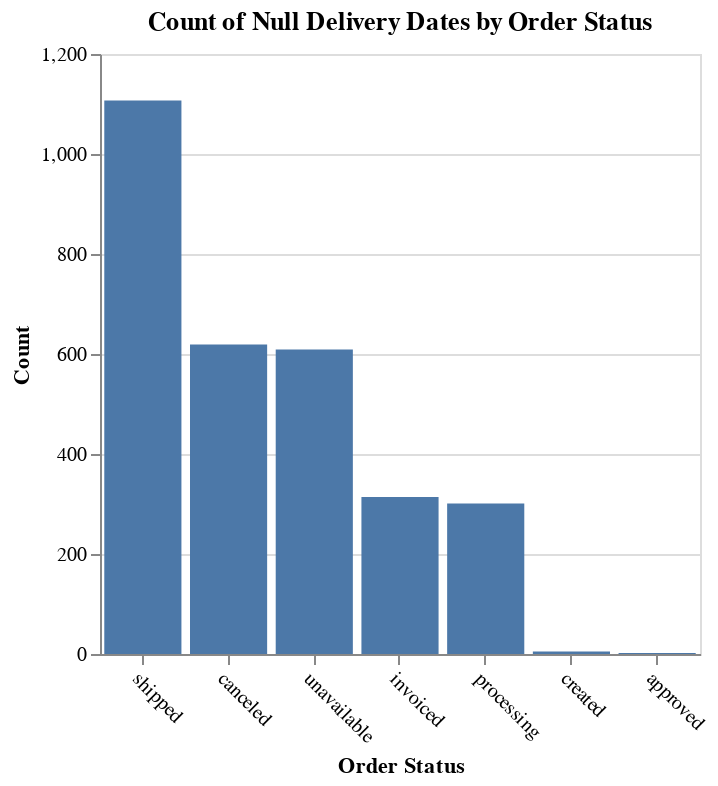

Notebook source saved alongside this figure:
### Code cell
delivered = df_order['order_status'] == 'delivered'
missing_mask = df_order['delivered_customer_date'].isna()

not_delivered = (df_order.loc[missing_mask & ~ delivered]
                    .groupby('order_status')['order_id']
                    .count()
                    .reset_index()
                    .sort_values(by='order_id', ascending=False))
alt.Chart(not_delivered).mark_bar().encode(
        x=alt.X('order_status:N', title='Order Status', sort='-y'),
        y=alt.Y('order_id:Q', title='Count')
    ).properties(width=300, height=300, title='Count of Null Delivery Dates by Order Status').configure_axisX(
        labelAngle=45
    )

### Figure 1 — Vega-Lite specification as saved in the notebook (floating-point values rounded to 4 significant figures)
{"config": {"view": {"continuousWidth": 300, "continuousHeight": 300}, "axisX": {"labelAngle": 45}}, "data": {"name": "data-4e7cf6a82cde3dbc513d167bacb826e6"}, "mark": {"type": "bar"}, "encoding": {"x": {"field": "order_status", "sort": "-y", "title": "Order Status", "type": "nominal"}, "y": {"field": "order_id", "title": "Count", "type": "quantitative"}}, "height": 300, "title": "Count of Null Delivery Dates by Order Status", "width": 300, "$schema": "https://vega.github.io/schema/vega-lite/v5.20.1.json", "datasets": {"data-4e7cf6a82cde3dbc513d167bacb826e6": [{"order_status": "shipped", "order_id": 1107}, {"order_status": "canceled", "order_id": 619}, {"order_status": "unavailable", "order_id": 609}, {"order_status": "invoiced", "order_id": 314}, {"order_status": "processing", "order_id": 301}, {"order_status": "created", "order_id": 5}, {"order_status": "approved", "order_id": 2}]}}
